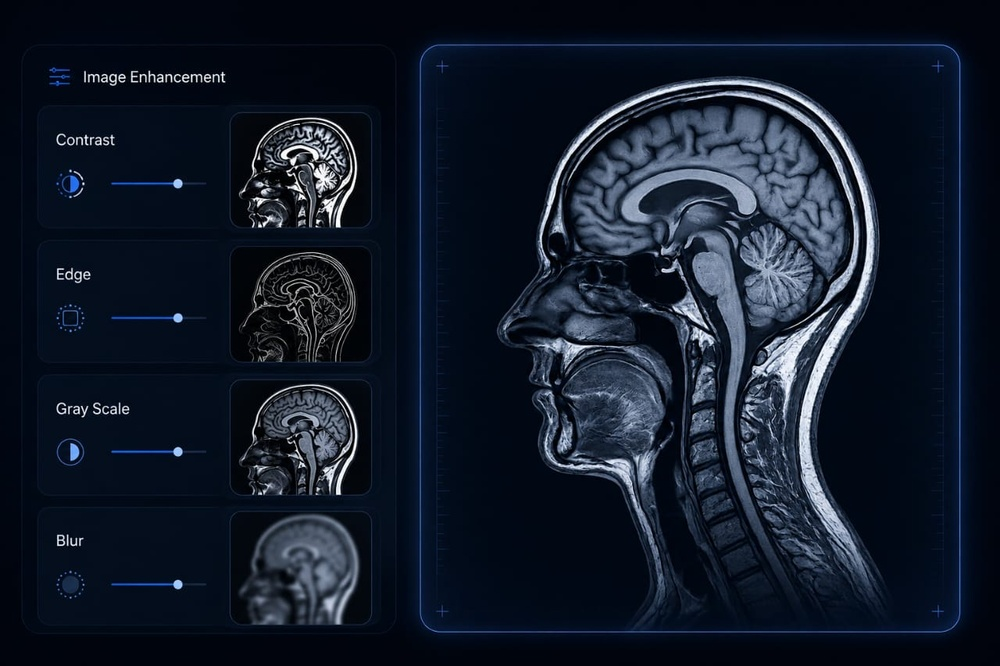
#> input picture images/mri.jpeg, 1000 x 666 px, shrunk from 1280 x 853 before the run
$ python -i processor.py   (imports and definitions only)
#> lines starting #> are read from the running program, lines starting #| are printed output that depends on the picture; after the words box and inside, x2 and y2 are one past the last pixel; in counts of white or black regions, pixels touching at a corner belong together
import cv2
import os


def process_image(input_path, output_folder):

#> called with input_path = '../images/mri.jpeg', output_folder = 'out.png'
    os.makedirs(output_folder, exist_ok=True)

    image = cv2.imread(input_path)
#> image is the input picture: shape (666, 1000, 3); mean B, G, R 41.9, 27.3, 18.8

    if image is None:
        raise ValueError("Could not read the uploaded image.")

    # Original
    cv2.imwrite(
        os.path.join(output_folder, "original.png"),
        image
    )

    # Grayscale
    gray = cv2.cvtColor(image, cv2.COLOR_BGR2GRAY)
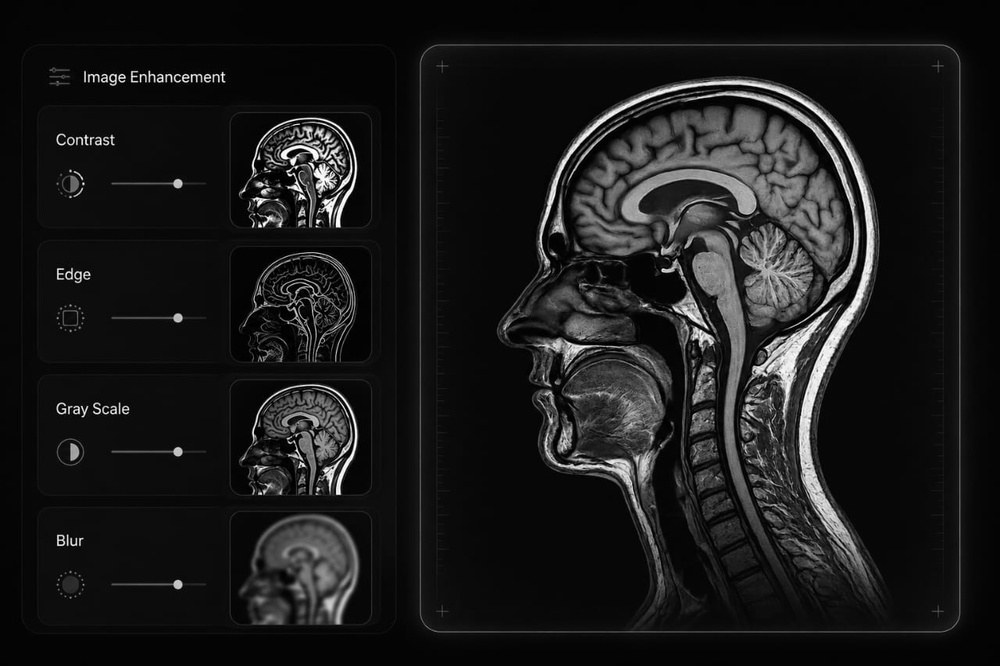
#> gray: shape (666, 1000); min 0, max 255, mean 26.4

    cv2.imwrite(
        os.path.join(output_folder, "grayscale.png"),
        gray
    )

    # Contrast Enhancement
    clahe = cv2.createCLAHE(
        clipLimit=2.0,
        tileGridSize=(8, 8)
    )

    contrast = clahe.apply(gray)
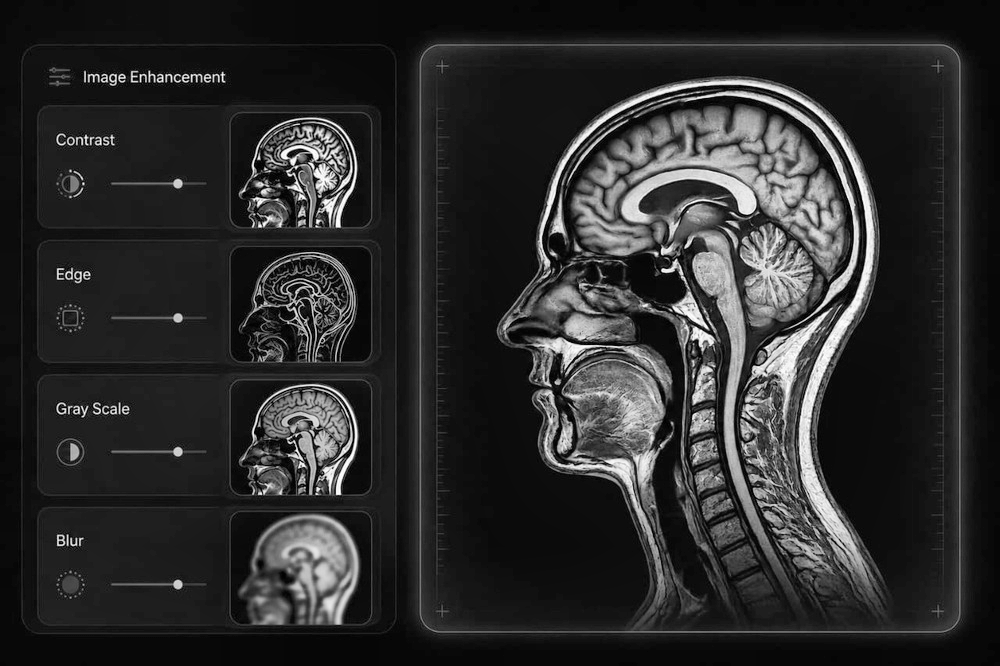
#> contrast: shape (666, 1000); min 0, max 255, mean 44.4

    cv2.imwrite(
        os.path.join(output_folder, "contrast.png"),
        contrast
    )

    # Gaussian Blur
    blur = cv2.GaussianBlur(
        gray,
        (5, 5),
        0
    )

    cv2.imwrite(
        os.path.join(output_folder, "blur.png"),
        blur
    )

    # Edge Detection
    edges = cv2.Canny(
        blur,
        50,
        150
    )
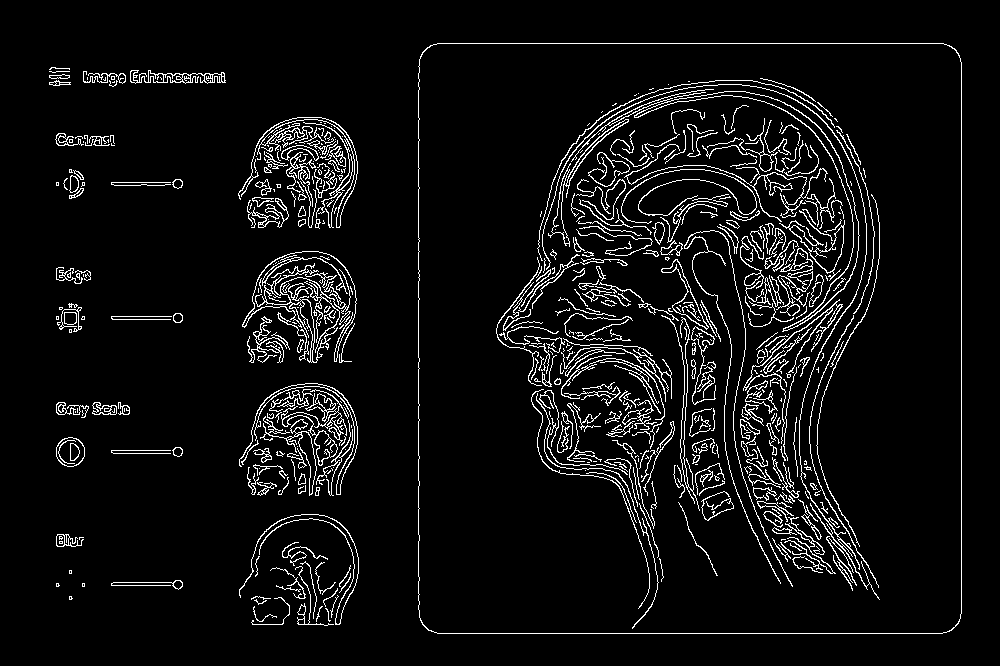
#> edges: shape (666, 1000); 6% white in thin lines or dots, all inside (x1, y1, x2, y2) = (49, 43, 962, 634)

    cv2.imwrite(
        os.path.join(output_folder, "edges.png"),
        edges
    )

    # Segmentation
    _, segmentation = cv2.threshold(
        gray,
        120,
        255,
        cv2.THRESH_BINARY
    )
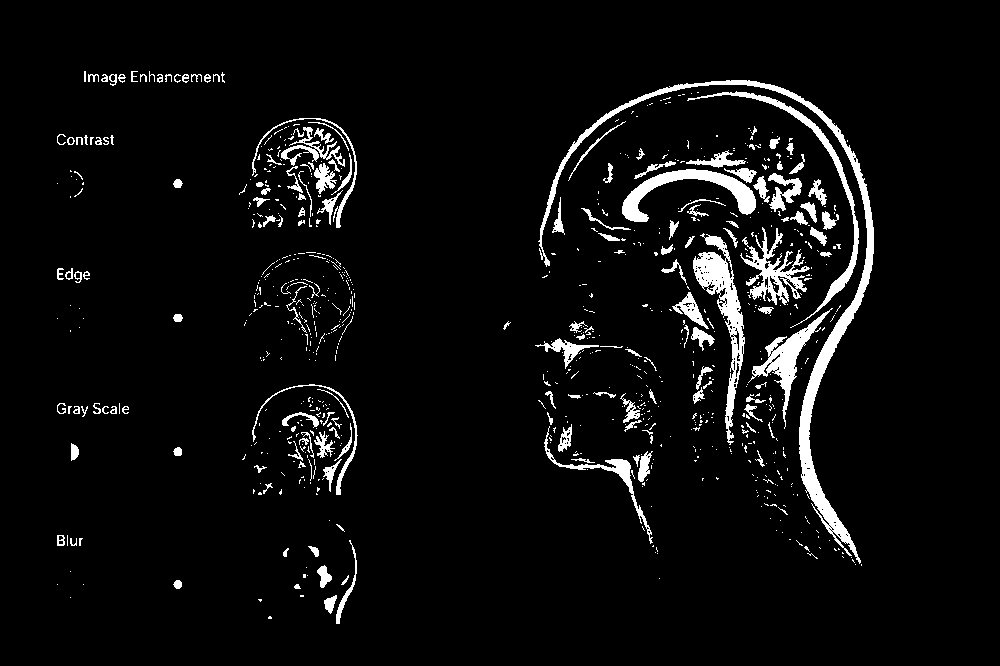
#> segmentation: shape (666, 1000); 5.2% white; 818 white regions (656 under 20 px), largest, box (x1, y1, x2, y2) and area: (538, 80, 874, 564) 6540, (693, 233, 745, 445) 2915, (622, 169, 756, 222) 2142

    cv2.imwrite(
        os.path.join(output_folder, "segmentation.png"),
        segmentation
    )

>>> result = process_image('../images/mri.jpeg', 'out.png')
